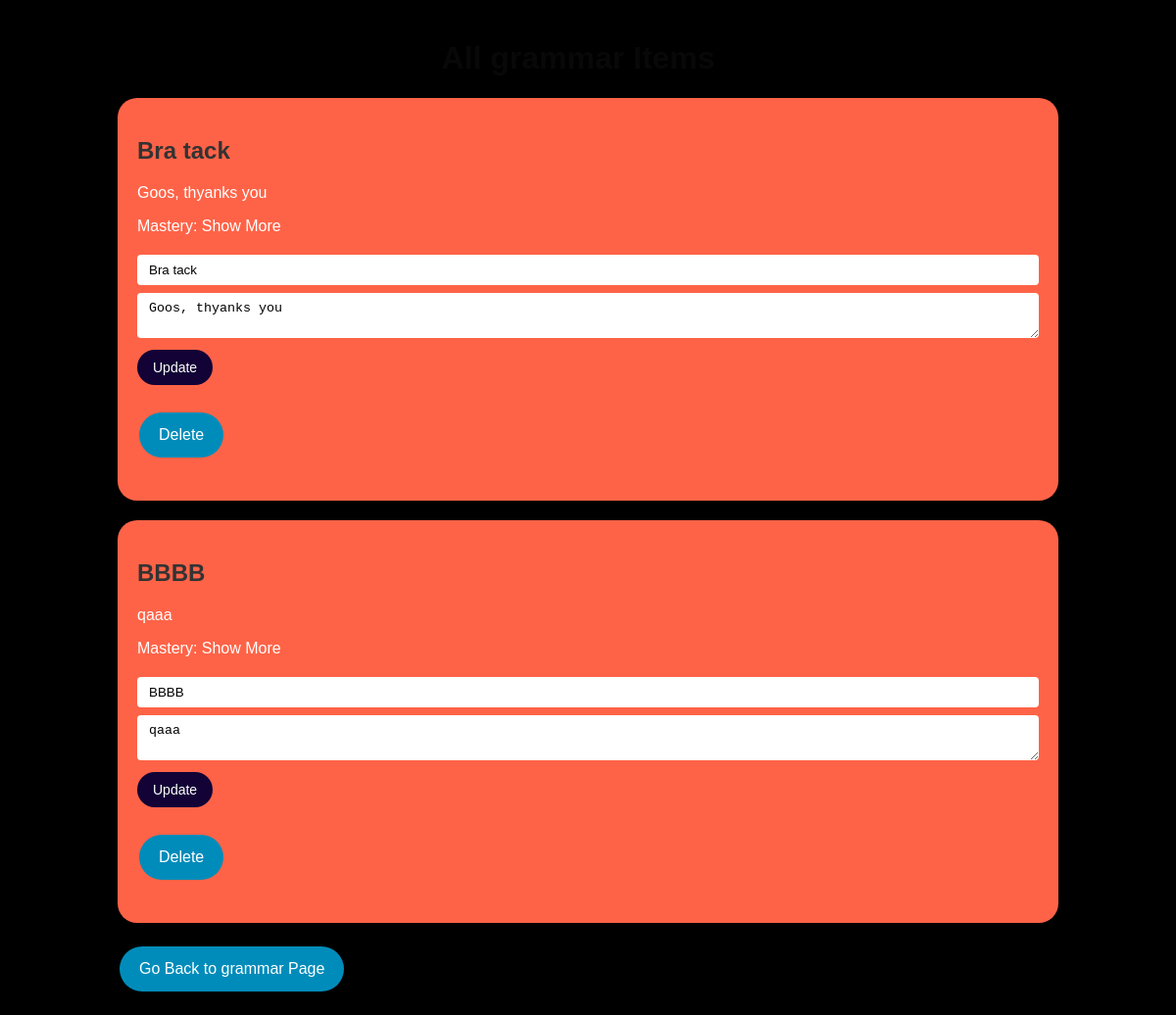
Page /grammar/all (signed in) on the committed database.
### language_learning_platform/models/models.py (models this page shows, shortened)
class Grammar(db.Model):
    __tablename__ = 'grammar'
    id = db.Column(db.Integer, primary_key=True)
    title = db.Column(db.String(80), nullable=False)
    description = db.Column(db.String(200), nullable=False)
    mastery = db.Column(db.String(20), nullable=False, default='Show More')

### language_learning_platform/routes/grammar.py (the view)
@grammar.route('/all', methods=['GET'])
@login_required
def all_grammar():
    gramm_items = Grammar.query.all()
    return render_template('all_grammar.html', items=gramm_items)

### main.py (called while the page is built)
@login_manager.user_loader
def load_user(user_id):
    return User.query.get(int(user_id))

### templates/all_grammar.html (shortened to what this page needs)
{% extends 'base.html' %}
{% block content %}
<div style="text-align: center; margin-right: 20px;">
    <h1 style="color: #080808;">All grammar Items</h1>
</div>
{% for item in items %}
    <div class="item-card">
        <h2>{{ item.title }}</h2>
        <p>{{ item.description }}</p>
        <p>Mastery: {{ item.mastery }}</p>
        <div class="item-form">
            <form method="POST" action="{{ url_for('grammar.update_grammar', id=item.id) }}">
                <input type="text" name="title" value="{{ item.title }}" required>
                <textarea name="description" required>{{ item.description }}</textarea>
                <input type="submit" value="Update">
            </form>
        </div>
        <form method="POST" action="{{ url_for('grammar.delete_grammar', id=item.id) }}">
            <input class="button" type="submit" value="Delete">
        </form>
    </div>
{% endfor %}
<a href="{{ url_for('grammar.grammar_page') }}" class="button">Go Back to grammar Page</a>
{% endblock %}

### static/style.css (style rules this page uses)
body { font-family: Arial, sans-serif; margin: 0; padding: 0; background-color: #f1f1f1; }
h1, h2, h3 { color: #333; }
a { color: #0066cc; text-decoration: none; }
form { margin-bottom: 20px; }

### templates/all_grammar.html (style rules this page uses)
body { background-color: black; }
.item-card { background-color: #ff6347; border-radius: 20px; padding: 20px; margin-bottom: 20px; color: white; }
.button { background-color: #008CBA; border: none; color: white; padding: 14px 20px; text-align: center; text-decoration: none; display: inline-block; font-size: 16px; margin: 4px 2px; cursor: pointer; border-radius: 50px; }
.item-form { margin-bottom: 20px; }
.item-form input[type=text], .item-form textarea { width: 100%; padding: 8px 12px; margin: 4px 0; box-sizing: border-box; border: none; border-radius: 4px; }
.item-form input[type=submit] { background-color: #120236; color: white; padding: 10px 16px; margin: 4px 0; border: none; border-radius: 50px; cursor: pointer; font-size: 14px; }

### rows in the picture
Grammar: title "Bra tack", description "Goos, thyanks you", mastery "Show More"
Grammar: title "BBBB", description "qaaa", mastery "Show More"
